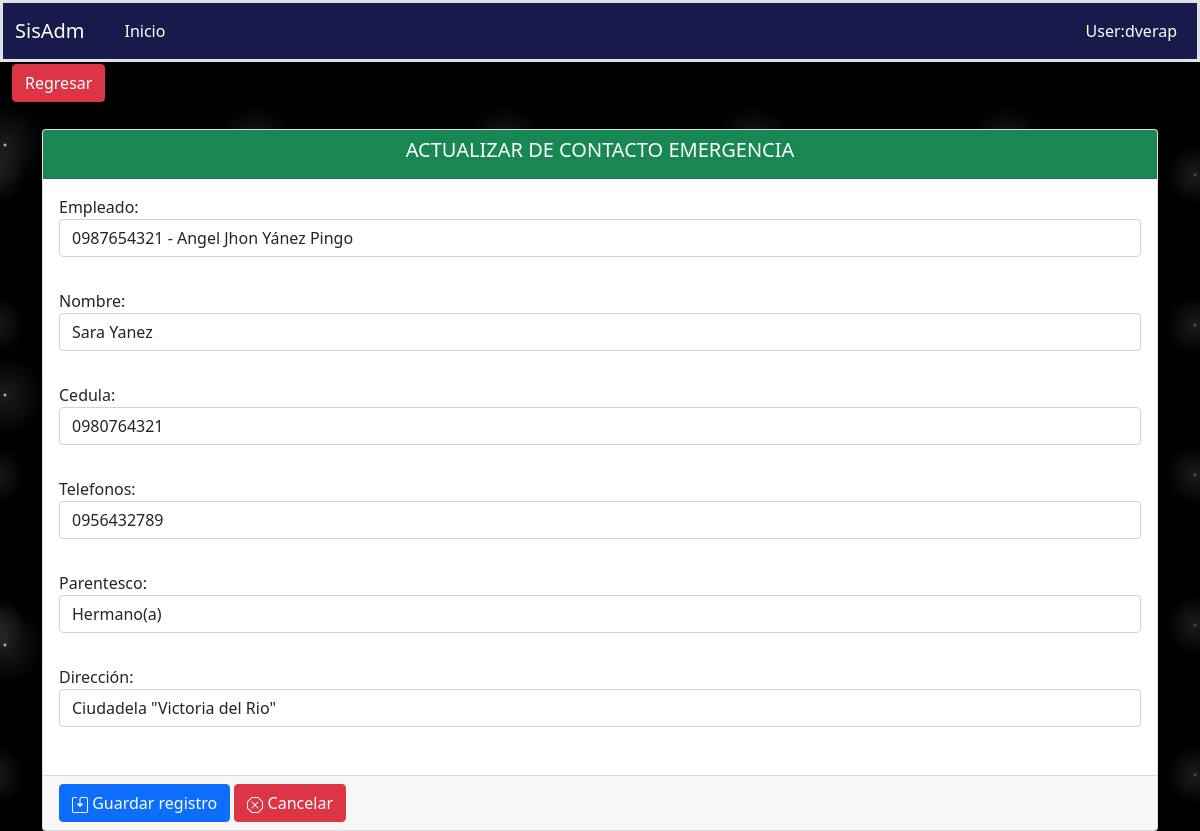
/fichaPersonal/actualizaContactoEmergencia/4/, run on the app's committed database.
### aplicaciones/ficha_personal/models.py (models this page shows, shortened)
class ContactoEmergencias(models.Model):
    empleado = models.ForeignKey(Empleado, on_delete=models.PROTECT,blank=True, null=True, related_name="contactos")
    nombre = models.CharField(max_length=200)
    cedula = models.CharField(max_length=10, unique=True)
    telefonos = models.CharField(max_length=50, blank=True, null=True)
    parentesco = models.CharField(max_length=2, choices=PARENTESCO, default=PARENTESCO[0][0], blank=True, null=True)
    direccion = models.TextField(blank=True, null=True, verbose_name='Dirección')
    class Meta:
        verbose_name = "ContactoEmergencia"
        verbose_name_plural = "ContactosEmergencias"
        ordering = ('id',)

class Empleado(Base):
    nombres = models.CharField(max_length=200)
    cedula = models.CharField(max_length=10, unique=True)
    fecha_nacimiento = models.DateField(blank=True, null=True, auto_now=False)
    genero = models.CharField(max_length=1, choices=GENERO, default=GENERO[0][0], blank=True, null=True)
    pais = models.ForeignKey(Pais, on_delete=models.PROTECT, blank=True, null=True)
    provincia = models.ForeignKey(Provincia, on_delete=models.PROTECT, blank=True, null=True)
    ciudad = models.ForeignKey(Ciudad, on_delete=models.PROTECT, blank=True, null=True)
    estado_civil = models.CharField(max_length=1, choices=ESTADO_CIVIL, default=ESTADO_CIVIL[0][0], blank=True,null=True)
    email = models.CharField(max_length=100, unique=True)
    direccion = models.TextField(blank=True, null=True, verbose_name='Dirección')
    telefonos = models.CharField(max_length=10, blank=True, null=True)
    fecha_IESS = models.DateField(blank=True, null=True, auto_now=False)
    tipo_Contrato = models.CharField(max_length=2, choices=TIPO_CONTRATO, default=TIPO_CONTRATO[0][0], blank=True,null=True)
    fecha_Ingreso = models.DateField(blank=True, null=True, auto_now=False)
    foto = models.ImageField(upload_to='fichaPersonal/empleados', blank=True, null=True)
    cargo = models.ForeignKey(Cargo, on_delete=models.PROTECT,blank=True, null=True)
    departamento = models.ForeignKey(Departamento, on_delete=models.PROTECT,blank=True, null=True)
    estado = models.BooleanField(default=True)
    def __str__(self):
        return "{} - {}".format(self.cedula, self.nombres)
    class Meta:
        verbose_name = "Empleado"
        verbose_name_plural = "Empleados"
        ordering = ('id',)

### aplicaciones/ficha_personal/views/ContactoEmergencia/views.py (the view)
# urls.py: path('actualizaContactoEmergencia/<int:pk>/', ActualizarContactoEmergencia.as_view(), name='actualizarContactoEmergencia'),
class ActualizarContactoEmergencia(UpdateView):
    model = ContactoEmergencias
    template_name = "ContactoEmergencia/form.html"
    success_url = reverse_lazy('ficha_Personal:contactoEmergencia')
    form_class = ContactoEmergenciasForm
    def get_context_data(self, **kwargs):
        context = super().get_context_data(**kwargs)
        context['action_save'] = self.request.path
        context['titulo'] = 'ACTUALIZAR DE CONTACTO EMERGENCIA'
        context['url_anterior'] = '/fichaPersonal/contactoEmergencia'
        context['listar_url'] = '/fichaPersonal/contactoEmergencia'
        return context

### aplicaciones/ficha_personal/forms.py
class ContactoEmergenciasForm(ModelForm):
    class Meta:
        model = ContactoEmergencias
        fields = '__all__'
        widgets = {
            'empleado': forms.Select(attrs={'class': 'form-control'}),
            'nombre': forms.TextInput(attrs={'class': 'form-control','placeholder' : 'Ingrese nombre'}),
            'cedula': forms.TextInput(attrs={'class': 'form-control','placeholder':'Ingrese su número de cédula'}),
            'telefonos': forms.TextInput(attrs={'class': 'form-control','placeholder':'Número celular'}),
            'parentesco': forms.Select(attrs={'class': 'form-control'}),
            'direccion': forms.TextInput(attrs={'class': 'form-control','placeholder':'Ingrese Dirección'}),
        }

### aplicaciones/ficha_personal/templates/ContactoEmergencia/form.html (shortened to what this page needs)
{% extends 'formulario.html' %}
{% load static %}
{% block controls %}
    {{ form.as_p }}
{% endblock %}

### static/css/estilos.css (style rules this page uses)
body { background-color:black; background-image: radial-gradient(white, rgba(255,255,255,.2) 2px, transparent 40px), radial-gradient(white, rgba(255,255,255,.15) 1px, transparent 30px), radial-gradient(white, rgba(255,255,255,.1) 2px, transparent 40px), radial-gradient(rgba(255,255,255,.4), rgba(255,255,255,.1) 2px, transparent 30px); background-size: 550px 550px, 350px 350px, 250px 250px, 150px 150px; background-position: 0 0, 40px 60px, 130px 270px, 70px 100px; color: #171a4a; }

### data on the page
ContactoEmergencias: empleado "0987654321 - Angel Jhon Yánez Pingo", nombre "Sara Yanez", telefonos "0956432789", parentesco "Hermano(a)", direccion "Ciudadela \"Victoria del Rio\""
Empleado: cedula "0980764321"

### other printed values
{{ titulo }} "ACTUALIZAR DE CONTACTO EMERGENCIA"
